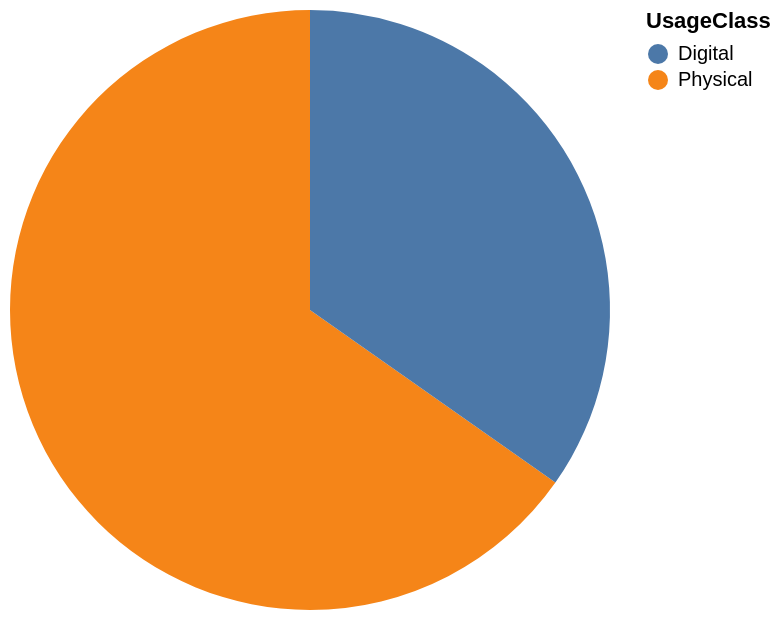

Notebook cell for this chart:
### Markdown cell above
### Create pie chart for the 'UsageClass' column

### Code cell
alt.Chart(source1).mark_arc().encode(
    theta="counts",
    color="UsageClass"
)

### Figure 1 — Vega-Lite specification as saved in the notebook (floating-point values rounded to 4 significant figures)
{"config": {"view": {"continuousWidth": 300, "continuousHeight": 300}}, "data": {"name": "data-c06d9eac6ccde79ac1894d2b62709844"}, "mark": {"type": "arc"}, "encoding": {"color": {"field": "UsageClass", "type": "nominal"}, "theta": {"field": "counts", "type": "quantitative"}}, "$schema": "https://vega.github.io/schema/vega-lite/v6.1.0.json", "datasets": {"data-c06d9eac6ccde79ac1894d2b62709844": [{"UsageClass": "Physical", "counts": 184181}, {"UsageClass": "Digital", "counts": 98106}]}}
